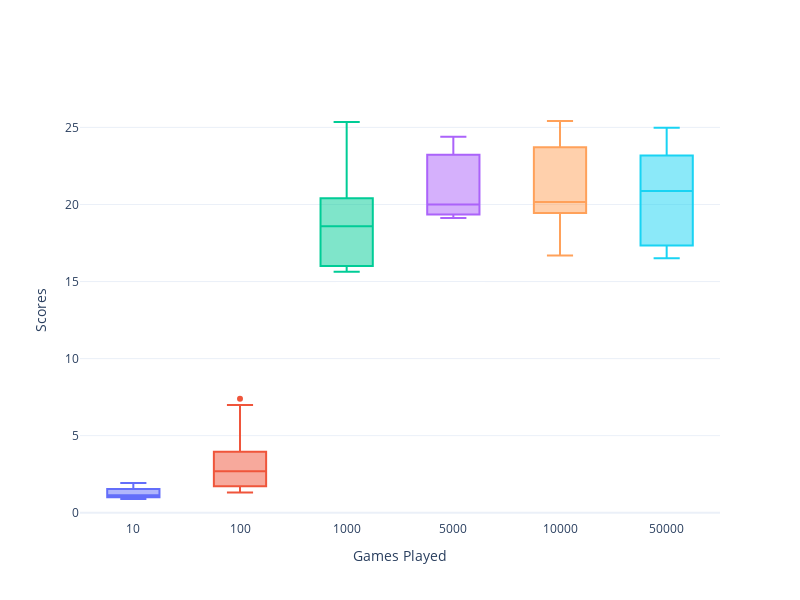

The code cell stored with this chart in its notebook:
### Code cell
import plotly.graph_objects as go

# Data for each epoch
data = {
    "10": [1.0, 1.515, 1.1368421052631579, 1.579, 1.0, 1.545, 1.125, 0.8880706921944035, 1.0909090909090908, 1.926],
    "100": [3.609896432681243, 6.986, 2.536213468869123, 1.4425228891149542, 2.4750254841997963, 3.9507211538461537, 1.7233009708737863, 1.3064971751412429, 2.840686274509804, 7.394],
    "1000": [17.433, 21.063, 15.712778429073857, 25.36, 19.755, 17.373, 16.007, 19.789, 15.631, 20.408],
    "5000": [19.443, 23.602, 19.293, 19.117, 20.659, 19.351, 20.343, 23.225, 24.403, 19.647],
    "10000": [19.446, 25.417, 19.644, 16.682, 20.56, 19.451, 19.759, 23.709, 25.336, 23.335],
    "50000": [23.618, 21.374, 23.181, 19.675, 20.364948453608246, 16.503, 17.333, 21.484, 24.985, 17.258]
}

# Create a box plot for each epoch
fig = go.Figure()

# Add box plot for each epoch data
for epoch, scores in data.items():
    fig.add_trace(go.Box(y=scores, name=f"{epoch}"))

# Update layout to add labels and adjust size
fig.update_layout(
    title_x=0.5,
    xaxis_title="Games Played",
    yaxis_title="Scores",
    height=600,
    width=800,
    template="plotly_white",
    showlegend=False
)

# Show plot
fig.show()

### Figure 1 — Plotly figure (JSON) as saved in the notebook; plotly's stock layout.template omitted (floating-point values rounded to 4 significant figures)
{"data": [{"name": "10", "type": "box", "y": [1, 1.515, 1.137, 1.579, 1, 1.545, 1.125, 0.8881, 1.091, 1.926]}, {"name": "100", "type": "box", "y": [3.61, 6.986, 2.536, 1.443, 2.475, 3.951, 1.723, 1.306, 2.841, 7.394]}, {"name": "1000", "type": "box", "y": [17.43, 21.06, 15.71, 25.36, 19.75, 17.37, 16.01, 19.79, 15.63, 20.41]}, {"name": "5000", "type": "box", "y": [19.44, 23.6, 19.29, 19.12, 20.66, 19.35, 20.34, 23.23, 24.4, 19.65]}, {"name": "10000", "type": "box", "y": [19.45, 25.42, 19.64, 16.68, 20.56, 19.45, 19.76, 23.71, 25.34, 23.34]}, {"name": "50000", "type": "box", "y": [23.62, 21.37, 23.18, 19.68, 20.36, 16.5, 17.33, 21.48, 24.98, 17.26]}], "layout": {"height": 600, "showlegend": false, "title": {"x": 0.5}, "width": 800, "xaxis": {"title": {"text": "Games Played"}}, "yaxis": {"title": {"text": "Scores"}}}}
